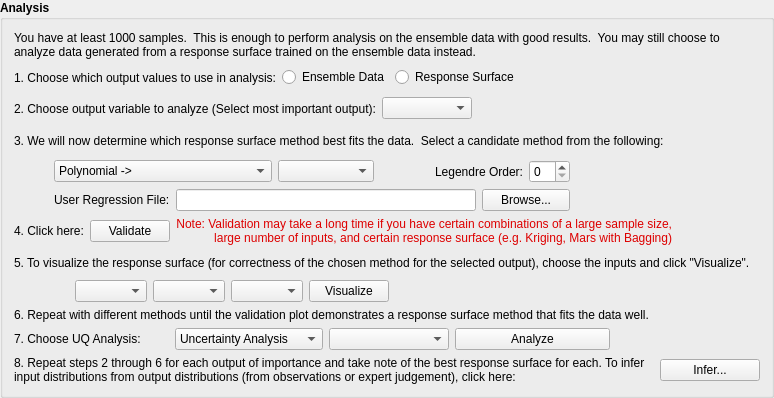
           <widget class="QGroupBox" name="groupBox_8">
            <property name="font">
             <font>
              <weight>75</weight>
              <bold>true</bold>
             </font>
            </property>
            <property name="title">
             <string>Analysis</string>
            </property>
            <layout class="QGridLayout" name="gridLayout_12">
             <item row="0" column="0" colspan="4">
              <widget class="QLabel" name="wizardAnalysisText">
               <property name="font">
                <font>
                 <weight>50</weight>
                 <bold>false</bold>
                </font>
               </property>
               <property name="text">
                <string>You have at least 1000 samples.  This is enough to perform analysis on the ensemble data with good results.  You may still choose to analyze data generated from a response surface trained on the ensemble data instead.</string>
               </property>
               <property name="wordWrap">
                <bool>true</bool>
               </property>
              </widget>
             </item>
             <item row="1" column="0" colspan="4">
              <layout class="QHBoxLayout" name="horizontalLayout_14">
               <item>
                <widget class="QLabel" name="output_static_3">
                 <property name="font">
                  <font>
                   <weight>50</weight>
                   <bold>false</bold>
                  </font>
                 </property>
                 <property name="text">
                  <string>1. Choose which output values to use in analysis:</string>
                 </property>
                 <property name="alignment">
                  <set>Qt::AlignRight|Qt::AlignTrailing|Qt::AlignVCenter</set>
                 </property>
                 <property name="wordWrap">
                  <bool>false</bool>
                 </property>
                </widget>
               </item>
               <item>
                <widget class="QRadioButton" name="wizardEnsemble_radio">
                 <property name="font">
                  <font>
                   <weight>50</weight>
                   <bold>false</bold>
                  </font>
                 </property>
                 <property name="toolTip">
                  <string>Analysis will be performed on the &quot;raw&quot; ensemble.</string>
                 </property>
                 <property name="text">
                  <string>Ensemble Data</string>
                 </property>
                </widget>
               </item>
               <item>
                <widget class="QRadioButton" name="wizardRS_radio">
                 <property name="font">
                  <font>
                   <weight>50</weight>
                   <bold>false</bold>
                  </font>
                 </property>
                 <property name="toolTip">
                  <string>Analysis will be performed on a much larger ensemble,
where the output values are interpolated from
the response surface. The results should be smoother
than those achieved through ensemble data analysis.</string>
                 </property>
                 <property name="text">
                  <string>Response Surface</string>
                 </property>
                </widget>
               </item>
               <item>
                <spacer name="horizontalSpacer_7">
                 <property name="orientation">
                  <enum>Qt::Horizontal</enum>
                 </property>
                 <property name="sizeHint" stdset="0">
                  <size>
                   <width>138</width>
                   <height>25</height>
                  </size>
                 </property>
                </spacer>
               </item>
              </layout>
             </item>
             <item row="2" column="0" colspan="3">
              <layout class="QHBoxLayout" name="horizontalLayout_20">
               <item>
                <widget class="QLabel" name="output_static_5">
                 <property name="font">
                  <font>
                   <weight>50</weight>
                   <bold>false</bold>
                  </font>
                 </property>
                 <property name="text">
                  <string>2. Choose output variable to analyze (Select most important output):</string>
                 </property>
                 <property name="alignment">
                  <set>Qt::AlignLeading|Qt::AlignLeft|Qt::AlignVCenter</set>
                 </property>
                 <property name="wordWrap">
                  <bool>false</bool>
                 </property>
                </widget>
               </item>
               <item>
                <widget class="QComboBox" name="wizardAnalysisOutput_combo">
                 <property name="minimumSize">
                  <size>
                   <width>90</width>
                   <height>0</height>
                  </size>
                 </property>
                 <property name="font">
                  <font>
                   <weight>50</weight>
                   <bold>false</bold>
                  </font>
                 </property>
                </widget>
               </item>
               <item>
                <spacer name="horizontalSpacer_6">
                 <property name="orientation">
                  <enum>Qt::Horizontal</enum>
                 </property>
                 <property name="sizeHint" stdset="0">
                  <size>
                   <width>138</width>
                   <height>25</height>
                  </size>
                 </property>
                </spacer>
               </item>
              </layout>
             </item>
             <item row="3" column="0" colspan="4">
              <widget class="QLabel" name="wizardRS_static">
               <property name="minimumSize">
                <size>
                 <width>400</width>
                 <height>27</height>
                </size>
               </property>
               <property name="font">
                <font>
                 <weight>50</weight>
                 <bold>false</bold>
                </font>
               </property>
               <property name="text">
                <string>3. We will now determine which response surface method best fits the data.  Select a candidate method from the following:</string>
               </property>
               <property name="alignment">
                <set>Qt::AlignLeading|Qt::AlignLeft|Qt::AlignVCenter</set>
               </property>
               <property name="wordWrap">
                <bool>true</bool>
               </property>
               <property name="margin">
                <number>0</number>
               </property>
               <property name="indent">
                <number>-1</number>
               </property>
              </widget>
             </item>
             <item row="4" column="0" colspan="3">
              <layout class="QGridLayout" name="gridLayout_5">
               <item row="0" column="0">
                <spacer name="horizontalSpacer_17">
                 <property name="orientation">
                  <enum>Qt::Horizontal</enum>
                 </property>
                 <property name="sizeHint" stdset="0">
                  <size>
                   <width>40</width>
                   <height>20</height>
                  </size>
                 </property>
                </spacer>
               </item>
               <item row="0" column="1" colspan="2">
                <widget class="RSCombo1" name="wizardRS_combo1">
                 <property name="font">
                  <font>
                   <weight>50</weight>
                   <bold>false</bold>
                  </font>
                 </property>
                 <property name="toolTip">
                  <string>Select response surface type.</string>
                 </property>
                 <item>
                  <property name="text">
                   <string>Polynomial -&gt;</string>
                  </property>
                 </item>
                 <item>
                  <property name="text">
                   <string>MARS -&gt;</string>
                  </property>
                 </item>
                 <item>
                  <property name="text">
                   <string>Support Vector Machine</string>
                  </property>
                 </item>
                 <item>
                  <property name="text">
                   <string>Kriging</string>
                  </property>
                 </item>
                </widget>
               </item>
               <item row="0" column="3">
                <widget class="RSCombo2" name="wizardRS_combo2">
                 <property name="font">
                  <font>
                   <weight>50</weight>
                   <bold>false</bold>
                  </font>
                 </property>
                 <property name="toolTip">
                  <string>Select response surface subtype, if available.</string>
                 </property>
                </widget>
               </item>
               <item row="0" column="4" colspan="2">
                <widget class="QLabel" name="wizardRSLegendre_static">
                 <property name="font">
                  <font>
                   <weight>50</weight>
                   <bold>false</bold>
                  </font>
                 </property>
                 <property name="text">
                  <string>Legendre Order:</string>
                 </property>
                 <property name="alignment">
                  <set>Qt::AlignRight|Qt::AlignTrailing|Qt::AlignVCenter</set>
                 </property>
                </widget>
               </item>
               <item row="0" column="6">
                <widget class="LegendreSpinBox" name="wizardRSLegendre_spin">
                 <property name="font">
                  <font>
                   <weight>50</weight>
                   <bold>false</bold>
                  </font>
                 </property>
                 <property name="toolTip">
                  <string>For Legendre response surfaces, a higher value will result
in a more accurate response surface, but at the expense
of longer runtime. The allowable maximum value is
dependent on sample size.</string>
                 </property>
                </widget>
               </item>
               <item row="0" column="7">
                <spacer name="horizontalSpacer_18">
                 <property name="orientation">
                  <enum>Qt::Horizontal</enum>
                 </property>
                 <property name="sizeHint" stdset="0">
                  <size>
                   <width>40</width>
                   <height>20</height>
                  </size>
                 </property>
                </spacer>
               </item>
               <item row="1" column="0">
                <spacer name="horizontalSpacer_9">
                 <property name="orientation">
                  <enum>Qt::Horizontal</enum>
                 </property>
                 <property name="sizeHint" stdset="0">
                  <size>
                   <width>40</width>
                   <height>20</height>
                  </size>
                 </property>
                </spacer>
               </item>
               <item row="1" column="1">
                <widget class="QLabel" name="wizardUserRegression_static">
                 <property name="font">
                  <font>
                   <weight>50</weight>
                   <bold>false</bold>
                  </font>
                 </property>
                 <property name="text">
                  <string>User Regression File:</string>
                 </property>
                </widget>
               </item>
               <item row="1" column="2" colspan="3">
                <widget class="QLineEdit" name="wizardUserRegressionFile_edit">
                 <property name="minimumSize">
                  <size>
                   <width>300</width>
                   <height>0</height>
                  </size>
                 </property>
                 <property name="font">
                  <font>
                   <weight>50</weight>
                   <bold>false</bold>
                  </font>
                 </property>
                 <property name="toolTip">
                  <string>For the user-regression response surface, an executable
that reads the inputs and writes the output is required.</string>
                 </property>
                 <property name="readOnly">
                  <bool>true</bool>
                 </property>
                </widget>
               </item>
               <item row="1" column="5" colspan="2">
                <widget class="QPushButton" name="wizardUserRegressionBrowse_button">
                 <property name="font">
                  <font>
                   <weight>50</weight>
                   <bold>false</bold>
                  </font>
                 </property>
                 <property name="text">
                  <string>Browse...</string>
                 </property>
                </widget>
               </item>
               <item row="1" column="7">
                <spacer name="horizontalSpacer_10">
                 <property name="orientation">
                  <enum>Qt::Horizontal</enum>
                 </property>
                 <property name="sizeHint" stdset="0">
                  <size>
                   <width>40</width>
                   <height>20</height>
                  </size>
                 </property>
                </spacer>
               </item>
              </layout>
             </item>
             <item row="5" column="0" colspan="4">
              <layout class="QHBoxLayout" name="horizontalLayout_22">
               <item>
                <widget class="QLabel" name="wizardRSValidate_static">
                 <property name="font">
                  <font>
                   <weight>50</weight>
                   <bold>false</bold>
                  </font>
                 </property>
                 <property name="text">
                  <string>4. Click here:</string>
                 </property>
                 <property name="alignment">
                  <set>Qt::AlignLeading|Qt::AlignLeft|Qt::AlignVCenter</set>
                 </property>
                 <property name="wordWrap">
                  <bool>true</bool>
                 </property>
                </widget>
               </item>
               <item>
                <widget class="QPushButton" name="wizardRSValidate_button">
                 <property name="font">
                  <font>
                   <weight>50</weight>
                   <bold>false</bold>
                  </font>
                 </property>
                 <property name="toolTip">
                  <string>The results will be a histogram of response surface errors
and a scatterplot of actual vs. predicted values.
If the response surface is a good fit, (1) the histogram bars
 should be centered near zero, and (2) the scatterplot
should resemble a diagonal line.</string>
                 </property>
                 <property name="text">
                  <string>Validate</string>
                 </property>
                </widget>
               </item>
               <item>
                <widget class="QLabel" name="wizardRSValidateNote_static">
                 <property name="palette">
                  <palette>
                   <active>
                    <colorrole role="WindowText">
                     <brush brushstyle="SolidPattern">
                      <color alpha="255">
                       <red>221</red>
                       <green>0</green>
                       <blue>0</blue>
                      </color>
                     </brush>
                    </colorrole>
                   </active>
                   <inactive>
                    <colorrole role="WindowText">
                     <brush brushstyle="SolidPattern">
                      <color alpha="255">
                       <red>221</red>
                       <green>0</green>
                       <blue>0</blue>
                      </color>
                     </brush>
                    </colorrole>
                   </inactive>
                   <disabled>
                    <colorrole role="WindowText">
                     <brush brushstyle="SolidPattern">
                      <color alpha="255">
                       <red>120</red>
                       <green>120</green>
                       <blue>120</blue>
                      </color>
                     </brush>
                    </colorrole>
                   </disabled>
                  </palette>
                 </property>
                 <property name="font">
                  <font>
                   <weight>50</weight>
                   <bold>false</bold>
                  </font>
                 </property>
                 <property name="text">
                  <string>Note: Validation may take a long time if you have certain combinations of a large sample size,
 large number of inputs, and certain response surface (e.g. Kriging, Mars with Bagging)</string>
                 </property>
                 <property name="alignment">
                  <set>Qt::AlignRight|Qt::AlignTrailing|Qt::AlignVCenter</set>
                 </property>
                </widget>
               </item>
               <item>
                <spacer name="horizontalSpacer_8">
                 <property name="orientation">
                  <enum>Qt::Horizontal</enum>
                 </property>
                 <property name="sizeHint" stdset="0">
                  <size>
                   <width>40</width>
                   <height>20</height>
                  </size>
                 </property>
                </spacer>
               </item>
              </layout>
             </item>
             <item row="6" column="0" colspan="4">
              <widget class="QLabel" name="wizardViz_static">
               <property name="minimumSize">
                <size>
                 <width>0</width>
                 <height>23</height>
                </size>
               </property>
               <property name="font">
                <font>
                 <weight>50</weight>
                 <bold>false</bold>
                </font>
               </property>
               <property name="text">
                <string>5. To visualize the response surface (for correctness of the chosen method for the selected output), choose the inputs and click &quot;Visualize&quot;.</string>
               </property>
               <property name="wordWrap">
                <bool>true</bool>
               </property>
              </widget>
             </item>
             <item row="7" column="0" colspan="2">
              <layout class="QHBoxLayout" name="horizontalLayout_17">
               <item>
                <spacer name="horizontalSpacer_12">
                 <property name="orientation">
                  <enum>Qt::Horizontal</enum>
                 </property>
                 <property name="sizeHint" stdset="0">
                  <size>
                   <width>40</width>
                   <height>20</height>
                  </size>
                 </property>
                </spacer>
               </item>
               <item>
                <widget class="QComboBox" name="wizardViz_combo1">
                 <property name="font">
                  <font>
                   <weight>50</weight>
                   <bold>false</bold>
                  </font>
                 </property>
                 <property name="toolTip">
                  <string>Select unique input(s) to plot against the output.</string>
                 </property>
                </widget>
               </item>
               <item>
                <widget class="QComboBox" name="wizardViz_combo2">
                 <property name="font">
                  <font>
                   <weight>50</weight>
                   <bold>false</bold>
                  </font>
                 </property>
                 <property name="toolTip">
                  <string>Select unique input(s) to plot against the output.</string>
                 </property>
                </widget>
               </item>
               <item>
                <widget class="QComboBox" name="wizardViz_combo3">
                 <property name="font">
                  <font>
                   <weight>50</weight>
                   <bold>false</bold>
                  </font>
                 </property>
                 <property name="toolTip">
                  <string>Select unique input(s) to plot against the output.</string>
                 </property>
                </widget>
               </item>
               <item>
                <widget class="QPushButton" name="wizardViz_button">
                 <property name="font">
                  <font>
                   <weight>50</weight>
                   <bold>false</bold>
                  </font>
                 </property>
                 <property name="toolTip">
                  <string>The resulting plots will show output values
interpolated from the trained response surface.</string>
                 </property>
                 <property name="text">
                  <string>Visualize</string>
                 </property>
                </widget>
               </item>
               <item>
                <spacer name="horizontalSpacer_13">
                 <property name="orientation">
                  <enum>Qt::Horizontal</enum>
                 </property>
                 <property name="sizeHint" stdset="0">
                  <size>
                   <width>40</width>
                   <height>20</height>
                  </size>
                 </property>
                </spacer>
               </item>
              </layout>
             </item>
             <item row="8" column="0" colspan="4">
              <widget class="QLabel" name="wizardAnalysisRepeat_static">
               <property name="font">
                <font>
                 <weight>50</weight>
                 <bold>false</bold>
                </font>
               </property>
               <property name="text">
                <string>6. Repeat with different methods until the validation plot demonstrates a response surface method that fits the data well.</string>
               </property>
               <property name="alignment">
                <set>Qt::AlignLeading|Qt::AlignLeft|Qt::AlignVCenter</set>
               </property>
               <property name="wordWrap">
                <bool>true</bool>
               </property>
              </widget>
             </item>
             <item row="9" column="0">
              <widget class="QLabel" name="wizardAnalyze_static">
               <property name="font">
                <font>
                 <weight>50</weight>
                 <bold>false</bold>
                </font>
               </property>
               <property name="text">
                <string>7. Choose UQ Analysis:</string>
               </property>
              </widget>
             </item>
             <item row="9" column="1">
              <layout class="QHBoxLayout" name="horizontalLayout_16">
               <item>
                <widget class="QComboBox" name="wizardAnalyze_combo1">
                 <property name="font">
                  <font>
                   <weight>50</weight>
                   <bold>false</bold>
                  </font>
                 </property>
                 <property name="toolTip">
                  <string>Select analysis type.</string>
                 </property>
                 <item>
                  <property name="text">
                   <string>Uncertainty Analysis</string>
                  </property>
                 </item>
                 <item>
                  <property name="text">
                   <string>Sensitivity Analysis -&gt;</string>
                  </property>
                 </item>
                </widget>
               </item>
               <item>
                <widget class="QComboBox" name="wizardAnalyze_combo2">
                 <property name="minimumSize">
                  <size>
                   <width>120</width>
                   <height>0</height>
                  </size>
                 </property>
                 <property name="font">
                  <font>
                   <weight>50</weight>
                   <bold>false</bold>
                  </font>
                 </property>
                 <property name="toolTip">
                  <string>Select analysis subtype, if available.</string>
                 </property>
                </widget>
               </item>
              </layout>
             </item>
             <item row="9" column="2">
              <widget class="QPushButton" name="wizardAnalyze_button">
               <property name="font">
                <font>
                 <weight>50</weight>
                 <bold>false</bold>
                </font>
               </property>
               <property name="toolTip">
                <string>Analysis is performed with respect to the ensemble
data or response surface as designated above.</string>
               </property>
               <property name="text">
                <string>Analyze</string>
               </property>
              </widget>
             </item>
             <item row="9" column="3">
              <spacer name="horizontalSpacer_14">
               <property name="orientation">
                <enum>Qt::Horizontal</enum>
               </property>
               <property name="sizeHint" stdset="0">
                <size>
                 <width>40</width>
                 <height>20</height>
                </size>
               </property>
              </spacer>
             </item>
             <item row="10" column="0" colspan="4">
              <layout class="QHBoxLayout" name="horizontalLayout_27">
               <item>
                <widget class="QLabel" name="wizardInfer_static">
                 <property name="font">
                  <font>
                   <weight>50</weight>
                   <bold>false</bold>
                  </font>
                 </property>
                 <property name="text">
                  <string>8. Repeat steps 2 through 6 for each output of importance and take note of the best response surface for each. To infer input distributions from output distributions (from observations or expert judgement), click here:</string>
                 </property>
                 <property name="alignment">
                  <set>Qt::AlignLeading|Qt::AlignLeft|Qt::AlignVCenter</set>
                 </property>
                 <property name="wordWrap">
                  <bool>true</bool>
                 </property>
                </widget>
               </item>
               <item>
                <widget class="QPushButton" name="wizardInfer_button">
                 <property name="maximumSize">
                  <size>
                   <width>100</width>
                   <height>16777215</height>
                  </size>
                 </property>
                 <property name="font">
                  <font>
                   <weight>50</weight>
                   <bold>false</bold>
                  </font>
                 </property>
                 <property name="toolTip">
                  <string>Click to open separate dialog for Bayesian Inference.</string>
                 </property>
                 <property name="text">
                  <string>Infer...</string>
                 </property>
                </widget>
               </item>
              </layout>
             </item>
            </layout>
           </widget>
